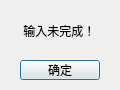
<?xml version="1.0" encoding="UTF-8"?>
<ui version="4.0">
 <class>input_incomplete</class>
 <widget class="QDialog" name="input_incomplete">
  <property name="geometry">
   <rect>
    <x>0</x>
    <y>0</y>
    <width>120</width>
    <height>90</height>
   </rect>
  </property>
  <property name="windowTitle">
   <string>Dialog</string>
  </property>
  <widget class="QPushButton" name="exitBtn">
   <property name="geometry">
    <rect>
     <x>20</x>
     <y>60</y>
     <width>80</width>
     <height>20</height>
    </rect>
   </property>
   <property name="text">
    <string>确定</string>
   </property>
  </widget>
  <widget class="QLabel" name="label">
   <property name="geometry">
    <rect>
     <x>20</x>
     <y>20</y>
     <width>81</width>
     <height>21</height>
    </rect>
   </property>
   <property name="text">
    <string> 输入未完成！</string>
   </property>
  </widget>
 </widget>
 <resources/>
 <connections/>
</ui>
